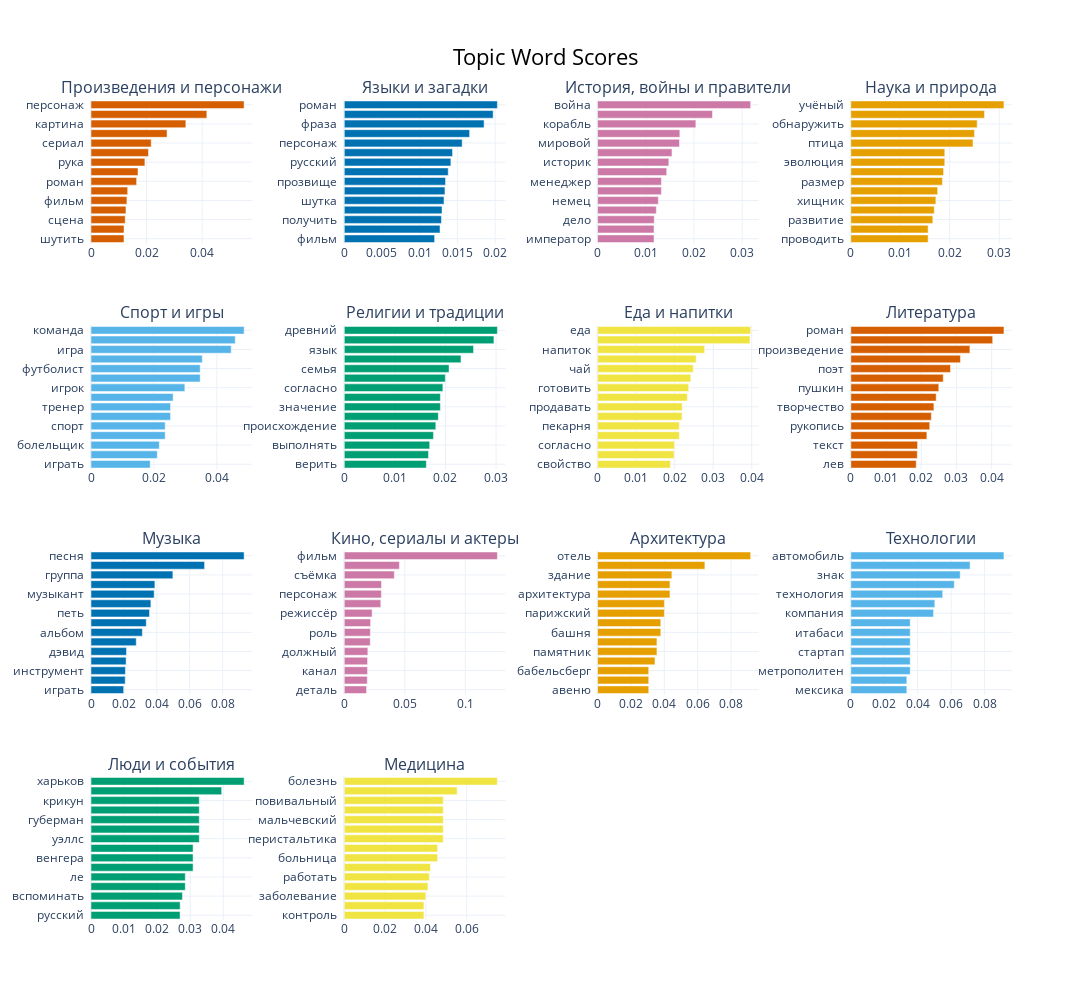

Here is the notebook cell this chart was saved with:
### Code cell
fig = topic_model.visualize_barchart(
    top_n_topics=20,
    n_words=40,
    width=300,
    height=250,
    custom_labels=custom_names
)

fig.show()

### Figure 1 — Plotly figure (JSON) as saved in the notebook; plotly's stock layout.template omitted (floating-point values rounded to 4 significant figures)
{"data": [{"marker": {"color": "#D55E00"}, "orientation": "h", "type": "bar", "x": [0.01187, 0.01188, 0.01231, 0.01258, 0.01292, 0.0132, 0.01642, 0.01692, 0.0194, 0.02068, 0.02166, 0.02737, 0.03414, 0.04169, 0.0551], "xaxis": "x", "y": ["шутить  ", "девочка  ", "сцена  ", "атрибут  ", "фильм  ", "героиня  ", "роман  ", "мультфильм  ", "рука  ", "художник  ", "сериал  ", "произведение  ", "картина  ", "герой  ", "персонаж  "], "yaxis": "y"}, {"marker": {"color": "#0072B2"}, "orientation": "h", "type": "bar", "x": [0.01198, 0.01269, 0.01288, 0.01296, 0.01322, 0.01335, 0.01343, 0.01378, 0.01413, 0.01435, 0.01563, 0.01662, 0.01854, 0.01974, 0.0203], "xaxis": "x2", "y": ["фильм  ", "целиком  ", "получить  ", "студия  ", "шутка  ", "героиня  ", "прозвище  ", "произведение  ", "русский  ", "компания  ", "персонаж  ", "вариант  ", "фраза  ", "язык  ", "роман  "], "yaxis": "y2"}, {"marker": {"color": "#CC79A7"}, "orientation": "h", "type": "bar", "x": [0.01172, 0.01172, 0.01176, 0.01219, 0.01261, 0.01324, 0.01324, 0.01435, 0.01478, 0.01544, 0.01699, 0.01706, 0.02039, 0.02383, 0.03176], "xaxis": "x3", "y": ["император  ", "француз  ", "дело  ", "получить  ", "немец  ", "штат  ", "менеджер  ", "местный  ", "историк  ", "гитлер  ", "мировой  ", "испанский  ", "корабль  ", "король  ", "война  "], "yaxis": "y3"}, {"marker": {"color": "#E69F00"}, "orientation": "h", "type": "bar", "x": [0.01563, 0.01563, 0.01658, 0.01687, 0.01719, 0.01756, 0.01852, 0.01876, 0.019, 0.019, 0.0247, 0.02501, 0.02555, 0.02703, 0.03096], "xaxis": "x4", "y": ["проводить  ", "способный  ", "развитие  ", "акула  ", "хищник  ", "клетка  ", "размер  ", "мозг  ", "эволюция  ", "динозавр  ", "птица  ", "рыба  ", "обнаружить  ", "животное  ", "учёный  "], "yaxis": "y4"}, {"marker": {"color": "#56B4E9"}, "orientation": "h", "type": "bar", "x": [0.01882, 0.02107, 0.02171, 0.02358, 0.02358, 0.02529, 0.02529, 0.0261, 0.02983, 0.03471, 0.03471, 0.03537, 0.04456, 0.04585, 0.04866], "xaxis": "x5", "y": ["играть  ", "стадион  ", "болельщик  ", "спортсмен  ", "спорт  ", "забег  ", "тренер  ", "клуб  ", "игрок  ", "чемпионат  ", "футболист  ", "матч  ", "игра  ", "футбольный  ", "команда  "], "yaxis": "y5"}, {"marker": {"color": "#009E73"}, "orientation": "h", "type": "bar", "x": [0.01622, 0.01665, 0.01689, 0.01763, 0.0181, 0.01859, 0.019, 0.019, 0.01949, 0.01997, 0.02071, 0.02307, 0.02555, 0.02958, 0.03027], "xaxis": "x6", "y": ["верить  ", "символизировать  ", "выполнять  ", "корень  ", "происхождение  ", "часто  ", "значение  ", "средневековый  ", "согласно  ", "церковный  ", "семья  ", "грех  ", "язык  ", "бог  ", "древний  "], "yaxis": "y6"}, {"marker": {"color": "#F0E442"}, "orientation": "h", "type": "bar", "x": [0.01891, 0.01986, 0.01997, 0.02121, 0.02121, 0.02192, 0.02197, 0.02329, 0.02364, 0.02419, 0.02483, 0.02558, 0.02778, 0.03954, 0.03972], "xaxis": "x7", "y": ["свойство  ", "ужин  ", "согласно  ", "коктейль  ", "пекарня  ", "день  ", "продавать  ", "входить  ", "готовить  ", "ресторан  ", "чай  ", "приготовление  ", "напиток  ", "блюдо  ", "еда  "], "yaxis": "y7"}, {"marker": {"color": "#D55E00"}, "orientation": "h", "type": "bar", "x": [0.01857, 0.01888, 0.01896, 0.0216, 0.02241, 0.02287, 0.0236, 0.02424, 0.02499, 0.02624, 0.02832, 0.03114, 0.03382, 0.04029, 0.04349], "xaxis": "x8", "y": ["лев  ", "издание  ", "текст  ", "герой  ", "рукопись  ", "сергей  ", "творчество  ", "перевод  ", "пушкин  ", "читатель  ", "поэт  ", "писатель  ", "произведение  ", "книга  ", "роман  "], "yaxis": "y8"}, {"marker": {"color": "#0072B2"}, "orientation": "h", "type": "bar", "x": [0.01986, 0.0208, 0.02093, 0.02135, 0.02158, 0.0275, 0.0312, 0.0336, 0.03557, 0.03641, 0.0384, 0.03884, 0.04977, 0.06904, 0.09307], "xaxis": "x9", "y": ["играть  ", "запись  ", "инструмент  ", "бетховен  ", "дэвид  ", "рэпер  ", "альбом  ", "концерт  ", "петь  ", "композитор  ", "музыкант  ", "музыкальный  ", "группа  ", "музыка  ", "песня  "], "yaxis": "y9"}, {"marker": {"color": "#CC79A7"}, "orientation": "h", "type": "bar", "x": [0.01841, 0.01901, 0.01923, 0.01923, 0.01947, 0.02145, 0.02156, 0.02174, 0.02299, 0.03015, 0.03064, 0.03075, 0.04134, 0.04551, 0.1264], "xaxis": "x10", "y": ["деталь  ", "планета  ", "канал  ", "титр  ", "должный  ", "игра  ", "роль  ", "новый  ", "режиссёр  ", "сериал  ", "персонаж  ", "герой  ", "съёмка  ", "актёр  ", "фильм  "], "yaxis": "y10"}, {"marker": {"color": "#E69F00"}, "orientation": "h", "type": "bar", "x": [0.03067, 0.03067, 0.03067, 0.0344, 0.03558, 0.03558, 0.03789, 0.03789, 0.04007, 0.04007, 0.04338, 0.04338, 0.04455, 0.06431, 0.09175], "xaxis": "x11", "y": ["авеню  ", "любопытно  ", "бабельсберг  ", "метр  ", "памятник  ", "турист  ", "башня  ", "квартира  ", "парижский  ", "ленинград  ", "архитектура  ", "берлинский  ", "здание  ", "построить  ", "отель  "], "yaxis": "y11"}, {"marker": {"color": "#56B4E9"}, "orientation": "h", "type": "bar", "x": [0.03349, 0.03349, 0.03552, 0.03552, 0.03552, 0.03552, 0.03552, 0.03552, 0.04947, 0.05023, 0.05494, 0.06186, 0.0654, 0.07131, 0.09156], "xaxis": "x12", "y": ["мексика  ", "штраф  ", "метрополитен  ", "рейс  ", "стартап  ", "такси  ", "итабаси  ", "авиакомпания  ", "компания  ", "транспорт  ", "технология  ", "водитель  ", "знак  ", "модель  ", "автомобиль  "], "yaxis": "y12"}, {"marker": {"color": "#009E73"}, "orientation": "h", "type": "bar", "x": [0.02693, 0.02695, 0.02765, 0.0285, 0.0285, 0.03086, 0.03086, 0.03086, 0.03273, 0.03273, 0.03273, 0.03273, 0.03273, 0.03951, 0.04629], "xaxis": "x13", "y": ["русский  ", "повлиять  ", "вспоминать  ", "покинуть  ", "ле  ", "урал  ", "венгера  ", "арсенал  ", "уэллс  ", "наряд  ", "губерман  ", "ме  ", "крикун  ", "родный  ", "харьков  "], "yaxis": "y13"}, {"marker": {"color": "#F0E442"}, "orientation": "h", "type": "bar", "x": [0.03906, 0.03906, 0.03997, 0.04102, 0.04169, 0.04227, 0.04576, 0.04576, 0.04853, 0.04853, 0.04853, 0.04853, 0.04853, 0.05532, 0.07507], "xaxis": "x14", "y": ["контроль  ", "кожа  ", "заболевание  ", "медицинский  ", "работать  ", "хирург  ", "больница  ", "железа  ", "перистальтика  ", "бабка  ", "мальчевский  ", "полидорь  ", "повивальный  ", "пациент  ", "болезнь  "], "yaxis": "y14"}], "layout": {"annotations": [{"font": {"size": 16}, "showarrow": false, "text": "Произведения и персонажи", "x": 0.0875, "xanchor": "center", "xref": "paper", "y": 1, "yanchor": "bottom", "yref": "paper"}, {"font": {"size": 16}, "showarrow": false, "text": "Языки и загадки", "x": 0.3625, "xanchor": "center", "xref": "paper", "y": 1, "yanchor": "bottom", "yref": "paper"}, {"font": {"size": 16}, "showarrow": false, "text": "История, войны и правители", "x": 0.6375, "xanchor": "center", "xref": "paper", "y": 1, "yanchor": "bottom", "yref": "paper"}, {"font": {"size": 16}, "showarrow": false, "text": "Наука и природа", "x": 0.9125, "xanchor": "center", "xref": "paper", "y": 1, "yanchor": "bottom", "yref": "paper"}, {"font": {"size": 16}, "showarrow": false, "text": "Спорт и игры", "x": 0.0875, "xanchor": "center", "xref": "paper", "y": 0.725, "yanchor": "bottom", "yref": "paper"}, {"font": {"size": 16}, "showarrow": false, "text": "Религии и традиции", "x": 0.3625, "xanchor": "center", "xref": "paper", "y": 0.725, "yanchor": "bottom", "yref": "paper"}, {"font": {"size": 16}, "showarrow": false, "text": "Еда и напитки", "x": 0.6375, "xanchor": "center", "xref": "paper", "y": 0.725, "yanchor": "bottom", "yref": "paper"}, {"font": {"size": 16}, "showarrow": false, "text": "Литература", "x": 0.9125, "xanchor": "center", "xref": "paper", "y": 0.725, "yanchor": "bottom", "yref": "paper"}, {"font": {"size": 16}, "showarrow": false, "text": "Музыка", "x": 0.0875, "xanchor": "center", "xref": "paper", "y": 0.45, "yanchor": "bottom", "yref": "paper"}, {"font": {"size": 16}, "showarrow": false, "text": "Кино, сериалы и актеры", "x": 0.3625, "xanchor": "center", "xref": "paper", "y": 0.45, "yanchor": "bottom", "yref": "paper"}, {"font": {"size": 16}, "showarrow": false, "text": "Архитектура", "x": 0.6375, "xanchor": "center", "xref": "paper", "y": 0.45, "yanchor": "bottom", "yref": "paper"}, {"font": {"size": 16}, "showarrow": false, "text": "Технологии", "x": 0.9125, "xanchor": "center", "xref": "paper", "y": 0.45, "yanchor": "bottom", "yref": "paper"}, {"font": {"size": 16}, "showarrow": false, "text": "Люди и события", "x": 0.0875, "xanchor": "center", "xref": "paper", "y": 0.175, "yanchor": "bottom", "yref": "paper"}, {"font": {"size": 16}, "showarrow": false, "text": "Медицина", "x": 0.3625, "xanchor": "center", "xref": "paper", "y": 0.175, "yanchor": "bottom", "yref": "paper"}], "height": 1000, "hoverlabel": {"bgcolor": "white", "font": {"family": "Rockwell", "size": 16}}, "showlegend": false, "title": {"font": {"color": "Black", "size": 22}, "text": "Topic Word Scores", "x": 0.5, "xanchor": "center", "yanchor": "top"}, "width": 1200, "xaxis": {"anchor": "y", "domain": [0, 0.175], "showgrid": true}, "xaxis10": {"anchor": "y10", "domain": [0.275, 0.45], "showgrid": true}, "xaxis11": {"anchor": "y11", "domain": [0.55, 0.725], "showgrid": true}, "xaxis12": {"anchor": "y12", "domain": [0.825, 1], "showgrid": true}, "xaxis13": {"anchor": "y13", "domain": [0, 0.175], "showgrid": true}, "xaxis14": {"anchor": "y14", "domain": [0.275, 0.45], "showgrid": true}, "xaxis15": {"anchor": "y15", "domain": [0.55, 0.725], "showgrid": true}, "xaxis16": {"anchor": "y16", "domain": [0.825, 1], "showgrid": true}, "xaxis2": {"anchor": "y2", "domain": [0.275, 0.45], "showgrid": true}, "xaxis3": {"anchor": "y3", "domain": [0.55, 0.725], "showgrid": true}, "xaxis4": {"anchor": "y4", "domain": [0.825, 1], "showgrid": true}, "xaxis5": {"anchor": "y5", "domain": [0, 0.175], "showgrid": true}, "xaxis6": {"anchor": "y6", "domain": [0.275, 0.45], "showgrid": true}, "xaxis7": {"anchor": "y7", "domain": [0.55, 0.725], "showgrid": true}, "xaxis8": {"anchor": "y8", "domain": [0.825, 1], "showgrid": true}, "xaxis9": {"anchor": "y9", "domain": [0, 0.175], "showgrid": true}, "yaxis": {"anchor": "x", "domain": [0.825, 1], "showgrid": true}, "yaxis10": {"anchor": "x10", "domain": [0.275, 0.45], "showgrid": true}, "yaxis11": {"anchor": "x11", "domain": [0.275, 0.45], "showgrid": true}, "yaxis12": {"anchor": "x12", "domain": [0.275, 0.45], "showgrid": true}, "yaxis13": {"anchor": "x13", "domain": [0, 0.175], "showgrid": true}, "yaxis14": {"anchor": "x14", "domain": [0, 0.175], "showgrid": true}, "yaxis15": {"anchor": "x15", "domain": [0, 0.175], "showgrid": true}, "yaxis16": {"anchor": "x16", "domain": [0, 0.175], "showgrid": true}, "yaxis2": {"anchor": "x2", "domain": [0.825, 1], "showgrid": true}, "yaxis3": {"anchor": "x3", "domain": [0.825, 1], "showgrid": true}, "yaxis4": {"anchor": "x4", "domain": [0.825, 1], "showgrid": true}, "yaxis5": {"anchor": "x5", "domain": [0.55, 0.725], "showgrid": true}, "yaxis6": {"anchor": "x6", "domain": [0.55, 0.725], "showgrid": true}, "yaxis7": {"anchor": "x7", "domain": [0.55, 0.725], "showgrid": true}, "yaxis8": {"anchor": "x8", "domain": [0.55, 0.725], "showgrid": true}, "yaxis9": {"anchor": "x9", "domain": [0.275, 0.45], "showgrid": true}}}
